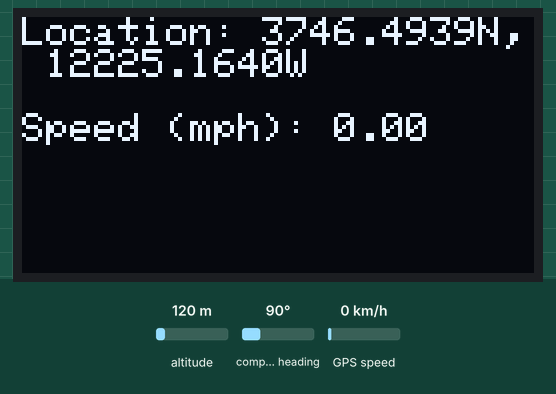
Simulated run of this sketch. Board: Arduino Uno, built with avr-gcc and run on an emulated ATmega328P. Parts: 128×64 one-colour display. The inputs (shaded band) are chosen by the test bench; at power-on: GPS speed 0 km/h, altitude 120 m, compass heading 90°. The display library's start-up logo is not drawn; the GPS gets a fix after 3 s at 37.7749, -122.4194 with 8 satellites; what the sketch prints to the serial monitor is not drawn.

Above: at 4.2 s.
4.3 s: GPS speed set to 2 km/h
At 6.2 s:
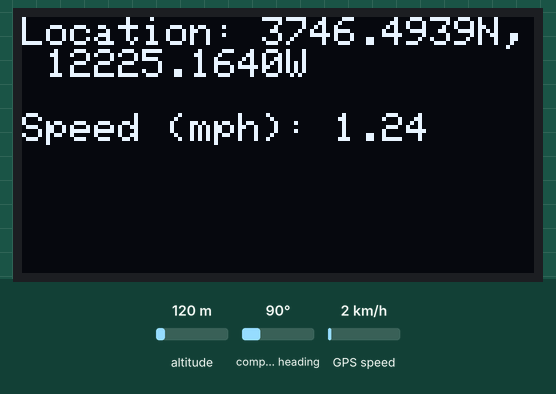
6.5 s: GPS speed set to 30 km/h
At 8.0 s:
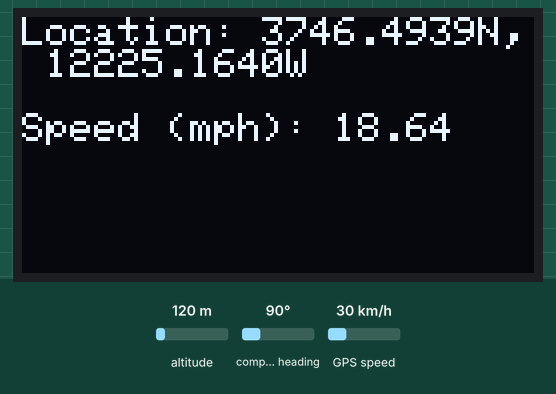
8.5 s: GPS speed set to 60 km/h
At 9.5 s:
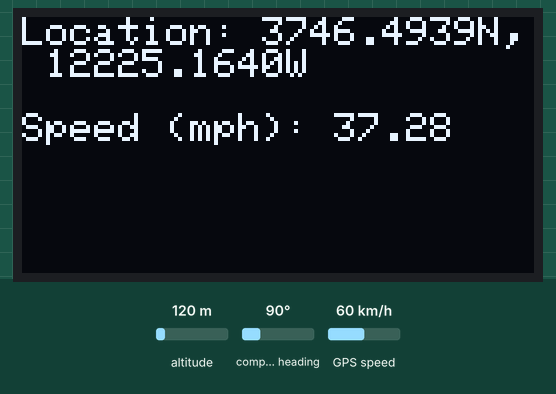
Timing chart, 0 to 11.5 s (numbered marks = the images above; inputs shaded):
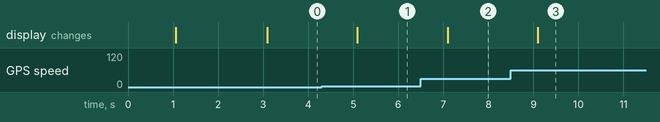

The sketch:

MOD1.ino
```cpp
#include <Adafruit_GPS.h>
#include <SoftwareSerial.h>
#include <SPI.h>
#include <Wire.h>
#include <Adafruit_GFX.h>
#include <Adafruit_SSD1306.h>

#define OLED_RESET 4
Adafruit_SSD1306 display(OLED_RESET);

#define NUMFLAKES 10
#define XPOS 0
#define YPOS 1
#define DELTAY 2


#define LOGO16_GLCD_HEIGHT 16
#define LOGO16_GLCD_WIDTH  16
static const unsigned char PROGMEM logo16_glcd_bmp[] =
{ B00000000, B11000000,
  B00000001, B11000000,
  B00000001, B11000000,
  B00000011, B11100000,
  B11110011, B11100000,
  B11111110, B11111000,
  B01111110, B11111111,
  B00110011, B10011111,
  B00011111, B11111100,
  B00001101, B01110000,
  B00011011, B10100000,
  B00111111, B11100000,
  B00111111, B11110000,
  B01111100, B11110000,
  B01110000, B01110000,
  B00000000, B00110000 };

// GPSSerial Object
SoftwareSerial GPSSerial(13, 10);
SoftwareSerial UpdateSerial(11, 12);

Adafruit_GPS GPS(&GPSSerial);
#define GPSECHO false

uint32_t timer = millis();

int hr = 0; int mn = 0; int sc = 0; int dy = 0; int mo = 0; int yr = 0; float rev_latitude = 0.0000; float rev_longitude = 0.0000; float spd = 0.00;

void setup()
{
  //while (!Serial);  // uncomment to have the sketch wait until Serial is ready

  Serial.begin(115200);
  UpdateSerial.begin(115200);

  // 9600 NMEA is the default baud rate for Adafruit MTK GPS's- some use 4800
  GPS.begin(9600);
  GPS.sendCommand(PMTK_SET_NMEA_OUTPUT_RMCGGA);
  GPS.sendCommand(PMTK_SET_NMEA_UPDATE_1HZ); // 1 Hz update rate
  GPS.sendCommand(PGCMD_ANTENNA);

  delay(1000);

  GPSSerial.println(PMTK_Q_RELEASE);

  // by default, we'll generate the high voltage from the 3.3v line internally! (neat!)
  display.begin(SSD1306_SWITCHCAPVCC, 0x3C);  // initialize with the I2C addr 0x3D (for the 128x64)
  // init done

  // Show image buffer on the display hardware.
  // Since the buffer is intialized with an Adafruit splashscreen
  // internally, this will display the splashscreen.
  display.display();
  delay(2000);

  // Clear the buffer.
  display.clearDisplay();
}

void loop() // run over and over again
{
  // read data from the GPS in the 'main loop'
  char c = GPS.read();
  if (GPSECHO)
    if (c) Serial.print(c);
  // if a sentence is received, we can check the checksum, parse it...
  if (GPS.newNMEAreceived()) {

    // Serial.println(GPS.lastNMEA()); // this also sets the newNMEAreceived() flag to false
    if (!GPS.parse(GPS.lastNMEA())) // this also sets the newNMEAreceived() flag to false
      return; // we can fail to parse a sentence in which case we should just wait for another
  }
  // if millis() or timer wraps around, we'll just reset it
  if (timer > millis()) timer = millis();

  if (millis() - timer > 2000) {

    int oled_timer = millis();

    timer = millis(); // reset the timer

    Serial.print("\nTime: ");
    int hr = GPS.hour; Serial.print(hr); Serial.print(':');
    int mn = GPS.minute; Serial.print(mn); Serial.print(':');
    int sc = GPS.seconds; Serial.print(sc); Serial.print(" | ");

    Serial.print("Date: ");
    int dy = GPS.day; Serial.print(dy); Serial.print('/');
    int mo = GPS.month; Serial.print(mo); Serial.print("/");
    int yr = GPS.year; Serial.println(yr);

    //Serial.print("Fix: "); Serial.print((int)GPS.fix);
    //Serial.print(" quality: "); Serial.println((int)GPS.fixquality);

    Serial.print("Location: ");
    char lt[9]; float latitude = GPS.latitude; dtostrf(latitude,9,4,lt); String rev_latitude = String(lt) + String(GPS.lat);
    char ln[9]; float longitude = GPS.longitude; dtostrf(longitude,9,4,ln); String rev_longitude = String(ln) + String(GPS.lon);
    Serial.print(rev_latitude); Serial.print(", "); Serial.println(rev_longitude);

    Serial.print("Speed (mph): "); float spd = (GPS.speed * 1.15078); Serial.println(spd);

    //Serial.print("Angle: "); Serial.println(GPS.angle);
    //Serial.print("Altitude: "); Serial.println(GPS.altitude);
    //Serial.print("Satellites: "); Serial.println((int)GPS.satellites);

    if (oled_timer < 1000) {
        display.clearDisplay();

        display.setTextSize(1); display.setTextColor(WHITE); display.setCursor(0, 0); display.cp437(true);

        display.print("Time: "); display.print(hr); display.print(':'); display.print(mn); display.print(':'); display.println(sc); display.println();
        display.print("Date: "); display.print(dy); display.print('/'); display.print(mo); display.print('/'); display.print(yr);

        display.display();
      }
    else {
        display.clearDisplay();

        display.setTextSize(1); display.setTextColor(WHITE); display.setCursor(0, 0); display.cp437(true);

        display.print("Location: "); display.print(rev_latitude); display.print(", "); display.println(rev_longitude); display.println();
        display.print("Speed (mph): "); display.print(spd);

        display.display();
      }

    UpdateSerial.print(hr); UpdateSerial.print("|"); UpdateSerial.print(mn); UpdateSerial.print("|"); UpdateSerial.print(sc); UpdateSerial.print("|");
    UpdateSerial.print(dy); UpdateSerial.print("|"); UpdateSerial.print(mo); UpdateSerial.print("|"); UpdateSerial.print(yr); UpdateSerial.print("|");
    UpdateSerial.print(rev_latitude); UpdateSerial.print("|"); UpdateSerial.print(rev_longitude); UpdateSerial.print("|"); UpdateSerial.print(spd); UpdateSerial.print("|");

    }
  }

/*
    display.setTextSize(1); display.setTextColor(WHITE); display.setCursor(0, 0); display.cp437(true);

    display.print("Time: "); display.print(hr); display.print(':'); display.print(mn); display.print(':'); display.println(sc); display.println();
    display.print("Date: "); display.print(dy); display.print('/'); display.print(mo); display.print('/'); display.print(yr);

    display.display(); display.clearDisplay();

    display.setTextSize(1); display.setTextColor(WHITE); display.setCursor(0, 0); display.cp437(true);

    display.print("Location: "); display.print(rev_latitude); display.print(", "); display.println(rev_longitude); display.println();
    display.print("Speed (Knots): "); display.print(spd);

    display.display(); display.clearDisplay();
*/
```

Measured:
- after the input at 4.3 s, the display: changes after 0.79 s (image 1)
- after the input at 6.5 s, the display: changes after 0.60 s (image 2)
